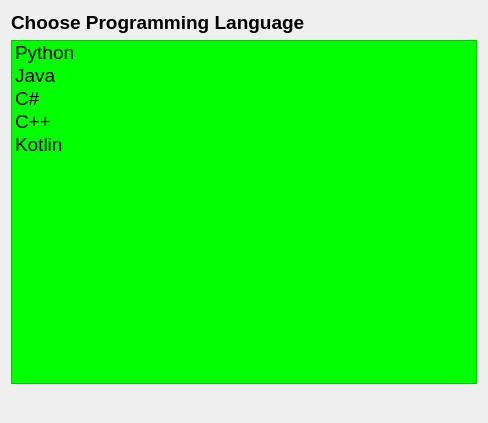
<?xml version="1.0" encoding="UTF-8"?>
<ui version="4.0">
 <class>Form</class>
 <widget class="QWidget" name="Form">
  <property name="geometry">
   <rect>
    <x>0</x>
    <y>0</y>
    <width>488</width>
    <height>423</height>
   </rect>
  </property>
  <property name="windowTitle">
   <string>Form</string>
  </property>
  <layout class="QVBoxLayout" name="verticalLayout">
   <item>
    <widget class="QLabel" name="label">
     <property name="font">
      <font>
       <pointsize>14</pointsize>
       <bold>true</bold>
      </font>
     </property>
     <property name="text">
      <string>Choose Programming Language</string>
     </property>
    </widget>
   </item>
   <item>
    <widget class="QListWidget" name="listWidget">
     <property name="font">
      <font>
       <pointsize>14</pointsize>
      </font>
     </property>
     <property name="styleSheet">
      <string notr="true">QListWidget {
	background-color: rgb(0, 255, 0)
}</string>
     </property>
     <item>
      <property name="text">
       <string>Python</string>
      </property>
     </item>
     <item>
      <property name="text">
       <string>Java</string>
      </property>
     </item>
     <item>
      <property name="text">
       <string>C#</string>
      </property>
     </item>
     <item>
      <property name="text">
       <string>C++</string>
      </property>
     </item>
     <item>
      <property name="text">
       <string>Kotlin</string>
      </property>
     </item>
    </widget>
   </item>
   <item>
    <widget class="QLabel" name="label_result">
     <property name="font">
      <font>
       <pointsize>14</pointsize>
       <italic>true</italic>
       <bold>true</bold>
      </font>
     </property>
     <property name="styleSheet">
      <string notr="true"/>
     </property>
     <property name="text">
      <string/>
     </property>
    </widget>
   </item>
  </layout>
 </widget>
 <resources/>
 <connections/>
</ui>
